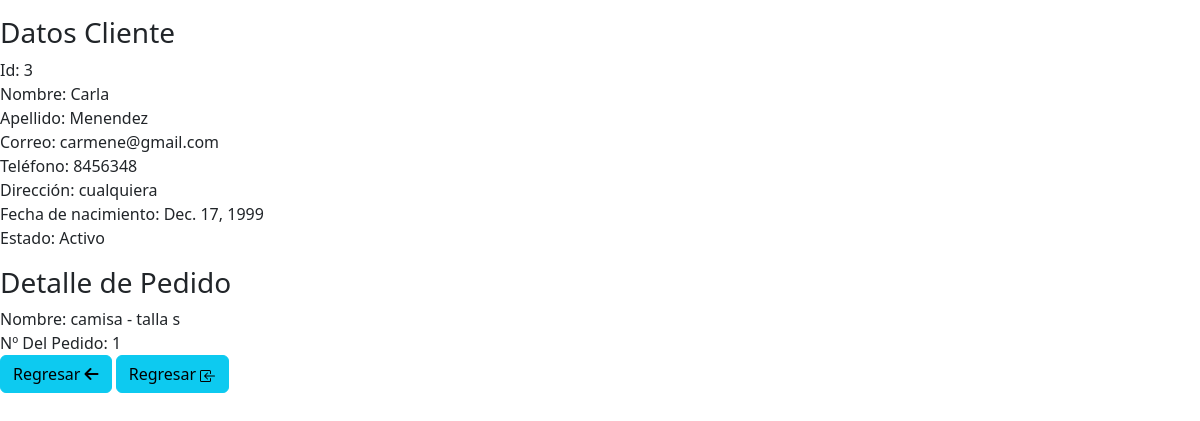
The page /ver/3 on the database its author committed.
### clientes/models.py (models this page shows, shortened)
class Cliente(models.Model):
    id = models.AutoField(primary_key=True)
    nombre = models.CharField(max_length=100)
    apellido = models.CharField(max_length=20)
    correo = models.EmailField()
    telefono = models.CharField(max_length=15, blank=True, null=True)
    direccion = models.CharField(max_length=255, blank=True, null=True)
    fecha_nacimiento = models.DateField(blank=True, null=True)
    tipo_producto = models.ForeignKey(Producto, on_delete=models.SET_NULL, null=True, related_name='clientes')
    numero_de_pedido = models.ForeignKey(Pedido, on_delete=models.SET_NULL, blank=True, null=True,
                                         related_name='pedidos')
    activo = models.BooleanField(default=True)
    def __str__(self):
        return f'{self.id} - {self.apellido} {self.nombre}'

class Producto(models.Model):
    TIPO_PRODUCTO_CHOICES = [
        ('Elije', 'Elije'),
        ('camisa', 'Camisa'),
        ('pantalon', 'Pantalón'),
        ('vestido', 'Vestido')
    ]
    tipo_producto = models.CharField(max_length=20, choices=TIPO_PRODUCTO_CHOICES, default='Elije')
    descripcion = models.TextField()
    precio = models.DecimalField(max_digits=10, decimal_places=2)
    existencias = models.PositiveIntegerField()
    fecha_creacion = models.DateTimeField(auto_now_add=True)
    def __str__(self):
        return f'{self.tipo_producto} - {self.descripcion}'

class Pedido(models.Model):
    fecha_pedido = models.DateField()
    descripcion = models.TextField()
    estado = models.CharField(max_length=20, choices=[('pendiente', 'Pendiente'), ('en_proceso', 'En Proceso'),
                                                      ('completado', 'Completado')], default='pendiente')
    total = models.DecimalField(max_digits=10, decimal_places=2)
    pagado = models.BooleanField(default=False)
    numero = models.PositiveIntegerField(unique=True, null=True, blank=True)
    def __str__(self):
        return f'{self.numero}'

### clientes/views.py (the view)
# urls.py: path('ver/<int:id>', ver_cliente, name='ver'),
def ver_cliente(request, id):
    cliente = Cliente.objects.get(pk=id)
    datos = {'cliente': cliente}
    print(cliente)
    pagina = loader.get_template('clientes/ver.html')
    return HttpResponse(pagina.render(datos, request))

### clientes/Templates/clientes/ver.html (shortened to what this page needs)
<!DOCTYPE html>
<html lang="en">
<head>
    {% load static %}
    <link href="{% static 'fontawesomefree/css/fontawesome.css' %}" rel="stylesheet" type="text/css">
    <link href="{% static 'fontawesomefree/css/brands.css' %}" rel="stylesheet" type="text/css">
    <link href="{% static 'fontawesomefree/css/solid.css' %}" rel="stylesheet" type="text/css">
    <link href="https://cdn.jsdelivr.net/npm/bootstrap@5.3.2/dist/css/bootstrap.min.css" rel="stylesheet">
</head>
<body>
<p>
    <h3>Datos Cliente</h3>
Id: {{cliente.id}}<br>
Nombre: {{cliente.nombre}}<br>
Apellido: {{cliente.apellido}}<br>
Correo: {{cliente.correo}}<br>
Teléfono: {{cliente.telefono}}<br>
Dirección: {{cliente.direccion}}<br>
Fecha de nacimiento: {{cliente.fecha_nacimiento}}<br>
Estado: {% if cliente.activo %}
     Activo {% else %}
     Inactivo {% endif %}<br>
<p>
<h3>Detalle de Pedido</h3>
Nombre: {{cliente.tipo_producto}}<br>
Nº Del Pedido: {{cliente.numero_de_pedido}}<br>
<a href="{%url 'inicio'%}" class="btn btn-info">Regresar <i class="fa-solid fa-arrow-left"></i></a>
<a href="{%url 'inicio'%}" class="btn btn-info">Regresar
</a>
</body>
</html>

### rows shown on the page
Cliente: id "3", nombre "Carla", apellido "Menendez", correo "carmene@gmail.com", telefono "8456348", direccion "cualquiera", fecha_nacimiento "Dec. 17, 1999", tipo_producto "camisa - talla s", numero_de_pedido "1"
